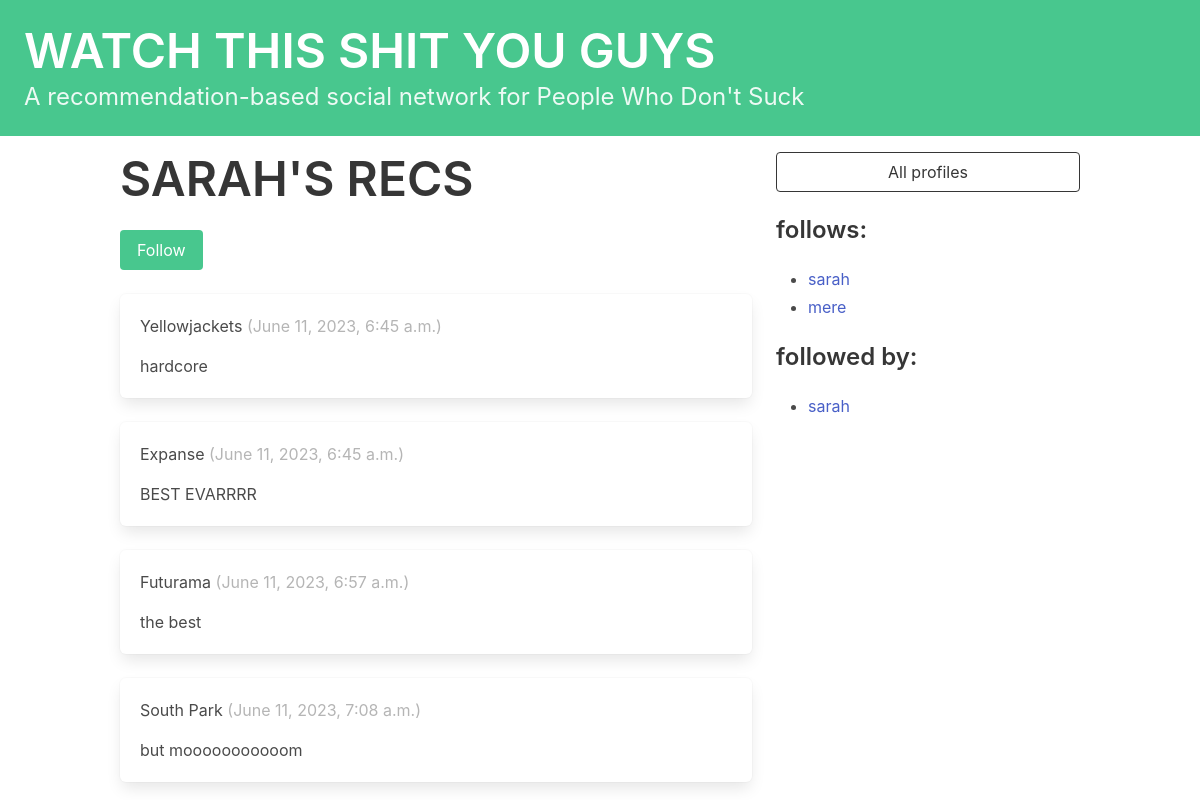
The app's page /profile/1 (signed in) with its own data.
### watchthisshit/models.py (models this page shows, shortened)
class Profile(models.Model):
    user = models.OneToOneField(User, on_delete=models.CASCADE)
    follows = models.ManyToManyField(
        'self',
        related_name='followed_by',
        symmetrical=False,
        blank=True,
    )
    def __str__(self):
        return self.user.username

class Recommendation(models.Model):
    user = models.ForeignKey(
        User, related_name="recs", on_delete=models.DO_NOTHING
    )
    recipients = models.ManyToManyField(
        Profile, related_name="received_recs", symmetrical=False, blank=True
    )
    title = models.CharField(max_length=300)
    description = models.TextField(blank=True)
    created_at = models.DateTimeField(auto_now_add=True)

### watchthisshit/views.py (the view, shortened to what this page needs)
# urls.py: path("profile/<int:pk>", profile, name="profile"),
def profile(request, pk):
  if not hasattr(request.user, 'profile'):
    missing_profile = Profile(user=request.user)
    missing_profile.save()
  profile = Profile.objects.get(pk=pk)
  return render(request, "watchthisshit/profile.html", {"profile": profile})

### watchthisshit/templates/watchthisshit/profile.html (shortened to what this page needs)
{% extends 'base.html' %}
{% block content %}
<div class="column">
  <div class="block">
    <h1 class="title is-1">{{ profile.user.username|upper }}'S RECS</h1>
    <form method="POST">
      <div class="buttons has-addons">
      {% if profile in user.profile.follows.all %}
        <button class="button is-danger" name="follow" value="unfollow">Unfollow</button>
      {% else %}
        <button class="button is-success" name="follow" value="follow">Follow</button>
      {% endif %}
      </div>
    </form>
  </div>
  <div class="content">
    {% for rec in profile.user.recs.all %}
      <div class="box">
        <p>
          {{ rec.title }}
          <span class="is-small has-text-grey-light">
            ({{ rec.created_at }})
          </span>
        </p>
        <p>{{ rec.description }}</p>
      </div>
    {% endfor %}
  </div>
</div>
<div class="column is-one-third">
  <div class="block">
    <a href="{% url 'watchthisshit:profile_list' %}">
      <button class="button is-dark is-outlined is-fullwidth">
        All profiles
      </button>
    </a>
  </div>
  <div class="block">
    <h3 class="title is-4">follows:</h3>
    <div class="content">
      <ul>
      {% for following in profile.follows.all %}
        <li>
          <a href="{% url 'watchthisshit:profile' following.id %}">{{ following }}</a>
        </li>
      {% endfor %}
      </ul>
    </div>
  </div>
  <div class="block">
    <h3 class="title is-4">followed by:</h3>
    <div class="content">
      <ul>
      {% for follower in profile.followed_by.all %}
        <li>
          <a href="{% url 'watchthisshit:profile' follower.id %}">{{ follower }}</a>
        </li>
      {% endfor %}
      </ul>
    </div>
  </div>
</div>
{% endblock %}

### records on screen
Profile: user.username "SARAH", user.username "sarah"
Recommendation: title "Yellowjackets", created_at "June 11, 2023, 6:45 a.m.", description "hardcore"
Recommendation: title "Expanse", created_at "June 11, 2023, 6:45 a.m.", description "BEST EVARRRR"
Recommendation: title "Futurama", created_at "June 11, 2023, 6:57 a.m.", description "the best"
Recommendation: title "South Park", created_at "June 11, 2023, 7:08 a.m.", description "but mooooooooooom"
Profile: user.username "mere"
